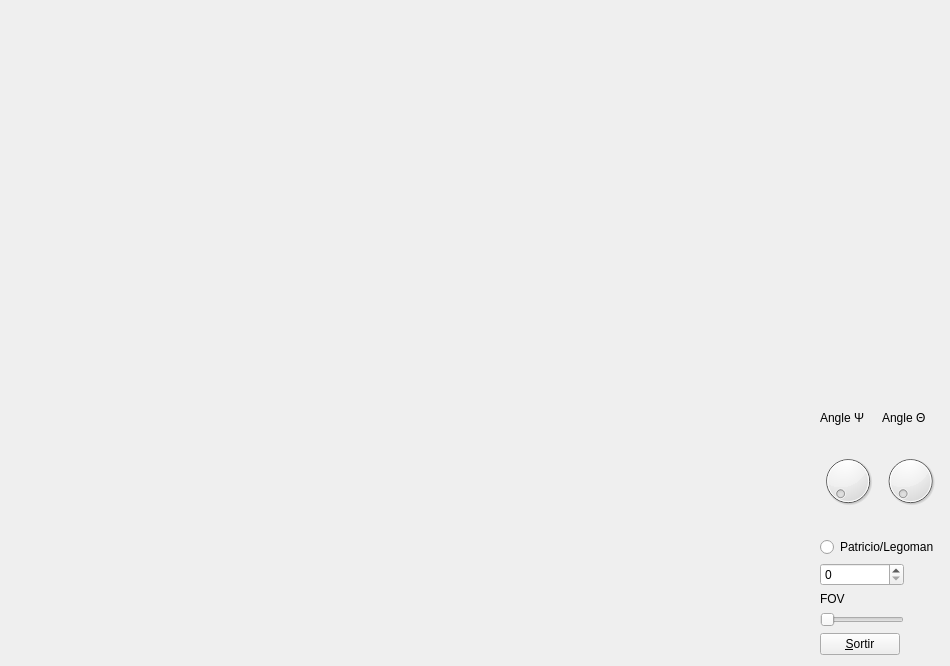
<?xml version="1.0" encoding="UTF-8"?>
<ui version="4.0">
 <class>MyForm</class>
 <widget class="QWidget" name="MyForm">
  <property name="geometry">
   <rect>
    <x>0</x>
    <y>0</y>
    <width>950</width>
    <height>666</height>
   </rect>
  </property>
  <property name="windowTitle">
   <string>IDI-Lab</string>
  </property>
  <layout class="QHBoxLayout" name="horizontalLayout_2" stretch="11,1">
   <item>
    <widget class="MyGLWidget" name="widget" native="true">
     <property name="sizePolicy">
      <sizepolicy hsizetype="Expanding" vsizetype="Expanding">
       <horstretch>0</horstretch>
       <verstretch>0</verstretch>
      </sizepolicy>
     </property>
     <property name="minimumSize">
      <size>
       <width>50</width>
       <height>50</height>
      </size>
     </property>
    </widget>
   </item>
   <item>
    <layout class="QVBoxLayout" name="verticalLayout_4">
     <item>
      <spacer name="verticalSpacer">
       <property name="orientation">
        <enum>Qt::Vertical</enum>
       </property>
       <property name="sizeHint" stdset="0">
        <size>
         <width>13</width>
         <height>40</height>
        </size>
       </property>
      </spacer>
     </item>
     <item>
      <layout class="QVBoxLayout" name="verticalLayout_3">
       <item>
        <layout class="QHBoxLayout" name="horizontalLayout">
         <item>
          <layout class="QVBoxLayout" name="verticalLayout_2">
           <item>
            <widget class="QLabel" name="label_2">
             <property name="text">
              <string>Angle Ψ</string>
             </property>
            </widget>
           </item>
           <item>
            <widget class="QDial" name="dial">
             <property name="maximum">
              <number>359</number>
             </property>
            </widget>
           </item>
          </layout>
         </item>
         <item>
          <layout class="QVBoxLayout" name="verticalLayout">
           <item>
            <widget class="QLabel" name="label_3">
             <property name="text">
              <string>Angle Θ</string>
             </property>
            </widget>
           </item>
           <item>
            <widget class="QDial" name="dial_2">
             <property name="maximum">
              <number>359</number>
             </property>
            </widget>
           </item>
          </layout>
         </item>
        </layout>
       </item>
       <item>
        <widget class="QRadioButton" name="radioButton">
         <property name="text">
          <string>Patricio/Legoman</string>
         </property>
        </widget>
       </item>
       <item>
        <widget class="QSpinBox" name="spinBox">
         <property name="maximumSize">
          <size>
           <width>84</width>
           <height>26</height>
          </size>
         </property>
         <property name="maximum">
          <number>180</number>
         </property>
        </widget>
       </item>
       <item>
        <widget class="QLabel" name="label">
         <property name="maximumSize">
          <size>
           <width>84</width>
           <height>17</height>
          </size>
         </property>
         <property name="text">
          <string>FOV</string>
         </property>
        </widget>
       </item>
       <item>
        <widget class="QSlider" name="horizontalSlider">
         <property name="maximumSize">
          <size>
           <width>84</width>
           <height>163</height>
          </size>
         </property>
         <property name="maximum">
          <number>180</number>
         </property>
         <property name="orientation">
          <enum>Qt::Horizontal</enum>
         </property>
        </widget>
       </item>
       <item>
        <widget class="QPushButton" name="pushButton">
         <property name="sizePolicy">
          <sizepolicy hsizetype="Fixed" vsizetype="Fixed">
           <horstretch>0</horstretch>
           <verstretch>0</verstretch>
          </sizepolicy>
         </property>
         <property name="text">
          <string>&amp;Sortir</string>
         </property>
        </widget>
       </item>
      </layout>
     </item>
    </layout>
   </item>
  </layout>
 </widget>
 <customwidgets>
  <customwidget>
   <class>MyGLWidget</class>
   <extends>QWidget</extends>
   <header>MyGLWidget.h</header>
   <container>1</container>
   <slots>
    <signal>envia_FOV(int)</signal>
    <signal>envia_phi(int)</signal>
    <signal>envia_theta(int)</signal>
    <slot>set_FOV(int)</slot>
    <slot>set_model(bool)</slot>
    <slot>set_theta(int)</slot>
    <slot>set_phi(int)</slot>
   </slots>
  </customwidget>
 </customwidgets>
 <resources/>
 <connections>
  <connection>
   <sender>pushButton</sender>
   <signal>clicked()</signal>
   <receiver>MyForm</receiver>
   <slot>close()</slot>
   <hints>
    <hint type="sourcelabel">
     <x>872</x>
     <y>654</y>
    </hint>
    <hint type="destinationlabel">
     <x>839</x>
     <y>529</y>
    </hint>
   </hints>
  </connection>
  <connection>
   <sender>spinBox</sender>
   <signal>valueChanged(int)</signal>
   <receiver>horizontalSlider</receiver>
   <slot>setValue(int)</slot>
   <hints>
    <hint type="sourcelabel">
     <x>876</x>
     <y>579</y>
    </hint>
    <hint type="destinationlabel">
     <x>876</x>
     <y>623</y>
    </hint>
   </hints>
  </connection>
  <connection>
   <sender>horizontalSlider</sender>
   <signal>valueChanged(int)</signal>
   <receiver>spinBox</receiver>
   <slot>setValue(int)</slot>
   <hints>
    <hint type="sourcelabel">
     <x>876</x>
     <y>623</y>
    </hint>
    <hint type="destinationlabel">
     <x>876</x>
     <y>579</y>
    </hint>
   </hints>
  </connection>
  <connection>
   <sender>widget</sender>
   <signal>envia_FOV(int)</signal>
   <receiver>spinBox</receiver>
   <slot>setValue(int)</slot>
   <hints>
    <hint type="sourcelabel">
     <x>428</x>
     <y>274</y>
    </hint>
    <hint type="destinationlabel">
     <x>876</x>
     <y>579</y>
    </hint>
   </hints>
  </connection>
  <connection>
   <sender>spinBox</sender>
   <signal>valueChanged(int)</signal>
   <receiver>widget</receiver>
   <slot>set_FOV(int)</slot>
   <hints>
    <hint type="sourcelabel">
     <x>876</x>
     <y>579</y>
    </hint>
    <hint type="destinationlabel">
     <x>750</x>
     <y>392</y>
    </hint>
   </hints>
  </connection>
  <connection>
   <sender>radioButton</sender>
   <signal>clicked(bool)</signal>
   <receiver>widget</receiver>
   <slot>set_model(bool)</slot>
   <hints>
    <hint type="sourcelabel">
     <x>938</x>
     <y>547</y>
    </hint>
    <hint type="destinationlabel">
     <x>752</x>
     <y>175</y>
    </hint>
   </hints>
  </connection>
  <connection>
   <sender>widget</sender>
   <signal>envia_phi(int)</signal>
   <receiver>dial</receiver>
   <slot>setValue(int)</slot>
   <hints>
    <hint type="sourcelabel">
     <x>530</x>
     <y>185</y>
    </hint>
    <hint type="destinationlabel">
     <x>827</x>
     <y>456</y>
    </hint>
   </hints>
  </connection>
  <connection>
   <sender>widget</sender>
   <signal>envia_theta(int)</signal>
   <receiver>dial_2</receiver>
   <slot>setValue(int)</slot>
   <hints>
    <hint type="sourcelabel">
     <x>656</x>
     <y>29</y>
    </hint>
    <hint type="destinationlabel">
     <x>908</x>
     <y>451</y>
    </hint>
   </hints>
  </connection>
  <connection>
   <sender>dial</sender>
   <signal>sliderMoved(int)</signal>
   <receiver>widget</receiver>
   <slot>set_phi(int)</slot>
   <hints>
    <hint type="sourcelabel">
     <x>809</x>
     <y>457</y>
    </hint>
    <hint type="destinationlabel">
     <x>746</x>
     <y>112</y>
    </hint>
   </hints>
  </connection>
  <connection>
   <sender>dial_2</sender>
   <signal>sliderMoved(int)</signal>
   <receiver>widget</receiver>
   <slot>set_theta(int)</slot>
   <hints>
    <hint type="sourcelabel">
     <x>888</x>
     <y>445</y>
    </hint>
    <hint type="destinationlabel">
     <x>733</x>
     <y>59</y>
    </hint>
   </hints>
  </connection>
 </connections>
</ui>
